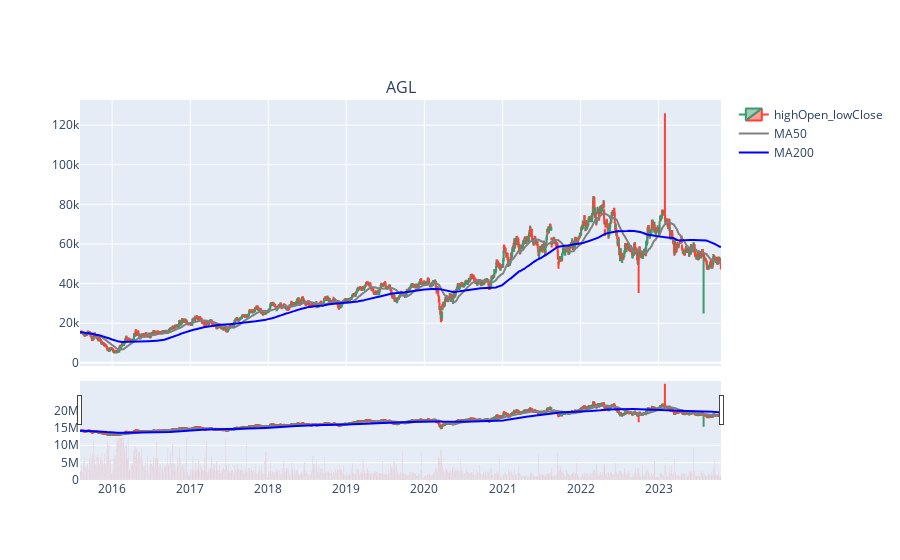

Notebook cell for this chart:
### Code cell
fig.add_trace(gp.Bar(x = df2.index, y = df2['Volume'], marker_color = 'red', showlegend = False,), row = 2, col = 1)

### Figure 1 — Plotly figure (JSON) as saved in the notebook; plotly's stock layout.template omitted (floating-point values rounded to 4 significant figures; data arrays with more than 128 entries replaced by an {"elided": "..."} marker saying what was removed)
{"data": [{"close": {"elided": "2077 float values"}, "high": {"elided": "2077 float values"}, "low": {"elided": "2077 float values"}, "name": "highOpen_lowClose", "open": {"elided": "2077 float values"}, "type": "candlestick", "x": {"elided": "2077 str values"}, "xaxis": "x", "yaxis": "y"}, {"marker": {"color": "grey"}, "name": "MA50", "type": "scatter", "x": {"elided": "2077 str values"}, "xaxis": "x", "y": {"elided": "2077 float values"}, "yaxis": "y"}, {"marker": {"color": "blue"}, "name": "MA200", "type": "scatter", "x": {"elided": "2077 str values"}, "xaxis": "x", "y": {"elided": "2077 float values"}, "yaxis": "y"}, {"marker": {"color": "red"}, "showlegend": false, "type": "bar", "x": {"elided": "2077 str values"}, "xaxis": "x2", "y": {"elided": "2077 int values"}, "yaxis": "y2"}], "layout": {"annotations": [{"font": {"size": 16}, "showarrow": false, "text": "AGL", "x": 0.5, "xanchor": "center", "xref": "paper", "y": 1, "yanchor": "bottom", "yref": "paper"}, {"font": {"size": 16}, "showarrow": false, "text": "Volume", "x": 0.5, "xanchor": "center", "xref": "paper", "y": 0.2, "yanchor": "bottom", "yref": "paper"}], "autosize": true, "xaxis": {"anchor": "y", "autorange": true, "domain": [0, 1], "matches": "x2", "range": ["2015-08-03 12:00", "2023-10-20 12:00"], "rangeslider": {"autorange": true, "range": ["2015-08-03 12:00", "2023-10-20 12:00"], "yaxis": {"_template": null, "rangemode": "match"}}, "showticklabels": false, "type": "date"}, "xaxis2": {"anchor": "y2", "autorange": true, "domain": [0, 1], "range": ["2015-08-03 12:00", "2023-10-20 12:00"], "type": "date"}, "yaxis": {"anchor": "x", "autorange": true, "domain": [0.3, 1], "range": [-1636.0, 132700.0], "type": "linear"}, "yaxis2": {"anchor": "x2", "autorange": true, "domain": [0, 0.2], "range": [0, 21880000.0], "type": "linear"}}}
